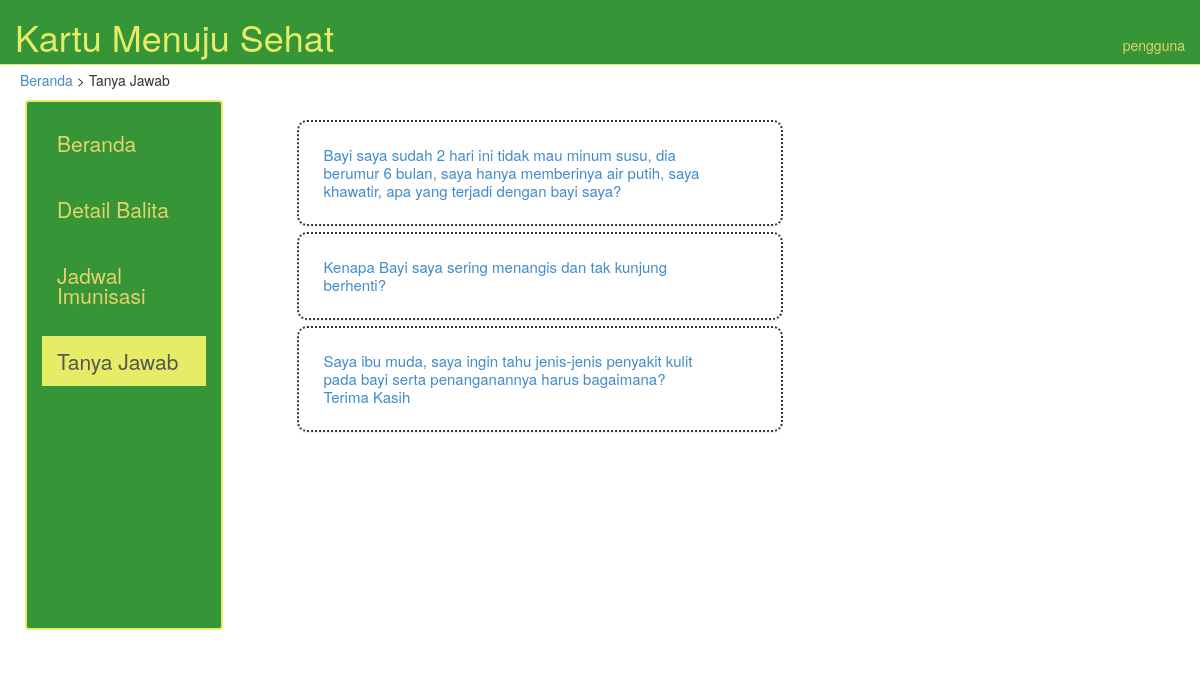
The page /index.php/tanya_jawab on the database its author committed.
### tables this page shows
CREATE TABLE IF NOT EXISTS `faq` (
  `ID FAQ` varchar(3) NOT NULL,
  `ID Petugas` varchar(3) DEFAULT NULL,
  `Pertanyaan` varchar(1024) NOT NULL,
  `Jawaban` varchar(1024) DEFAULT NULL
);

### application/controllers/tanya_jawab.php (called while the page is built)
<?php if ( ! defined('BASEPATH')) exit('No direct script access allowed');
class Tanya_jawab extends CI_Controller {
	public function index()	{
		$data["title"] = "Tanya Jawab";
		$data["user"] = "pengguna";
		$this->load->view('header', $data);
		$data1["nav"][0] = "";
		$data1["nav"][1] = "";
		$data1["nav"][2] = "";
		$data1["nav"][3] = " class=\"active\"";
		$this->load->view('navbar_pengguna', $data1);
		$data2["user"] = "pengguna";
		$this->load->model("faq");
		$fq = $this->faq->ambil();
		$data2["faq"] = $fq;
		$this->load->view('tanya_jawab_view', $data2);
		$this->load->view('footer');
	}
}

### index.php (called while the page is built, shortened)
<?php
require_once BASEPATH.'core/CodeIgniter.php';

### application/models/faq.php (called while the page is built)
<?php if ( ! defined('BASEPATH')) exit('No direct script access allowed');
Class Faq extends CI_Model {
	function ambil() {
		$this->db->from("faq");
		$result = $this->db->get();
		return $result;
	}
}

### application/views/tanya_jawab_view.php (the view, shortened to what this page needs)
				<div class="col-md-5">
					<div id="faq">
						<ul id="basics" class="cd-faq-group">
<?php foreach ($faq->result() as $row)
	{
?>
							<li>
								<a class="cd-faq-trigger" href="#0"><?= $row->Pertanyaan ?></a>
							</li>
<?php
	}
?>
						</ul>
					</div>
				</div>
			</div>
		</div>

### application/views/header.php (shortened to what this page needs)
<!DOCTYPE HTML>
<html>
	<head>
		<link rel="stylesheet" type="text/css" href="<?php echo base_url(); ?>css/bootstrap.css">
		<link rel="stylesheet" href="<?php echo base_url(); ?>css/jquery-ui.css" type="text/css" />
		<link rel="stylesheet" type="text/css" href="<?php echo base_url(); ?>css/sweetalert.css">
		<link rel="stylesheet" href="<?php echo base_url(); ?>css/fullcalendar.css" type="text/css" />
		<link rel="stylesheet" href="<?php echo base_url(); ?>css/fullcalendar.print.css" type="text/css" media='print' />
		<link rel="stylesheet" href="<?php echo base_url(); ?>css/morris.css" type="text/css" />
		<link rel="stylesheet" href="<?php echo base_url(); ?>css/anythingslider.css" type="text/css" />
		<link rel="stylesheet" href="<?php echo base_url(); ?>css/new.faq.style.css" type="text/css" />
	</head>
	<body>
		<nav class="navbar navbar-default navbar-fixed-top" role="navigation" id="my-header">
			<div class="container-fluid">
				<div class="navbar-header">
<?php
	if ($user != "pengguna") {
?>
					<a class="navbar-brand" href="<?php echo base_url(); ?>biodata_balita"><h1>Kartu Menuju Sehat</h1></a>
<?php
	} else {
?>
					<a class="navbar-brand" href="<?php echo base_url(); ?>beranda"><h1>Kartu Menuju Sehat</h1></a>
<?php
	}
?>
				</div>
				<div class="collapse navbar-collapse" id="bs-example-navbar-collapse-1">
					<ul class="nav navbar-nav navbar-right">
						<li id="user"><a href="#"><?=$user?></a></li>
					</ul>
				</div>
			</div>
		</nav>
		<div id="content">
			<div id="position-bar">
<?php
	if ($user != "pengguna") {
?>
				<a href="<?php echo base_url(); ?>biodata_balita">Beranda</a> > <?=$title?>
<?php
	} else {
		if ($title == "Beranda") {
?>
				<?=$title?>
<?php
		} else if ($title == "Saran") {
?>
				<a href="<?php echo base_url(); ?>beranda">Beranda</a> > <a href="<?php echo base_url(); ?>detail_balita">Detail Balita</a> > <?=$title?>
<?php
		} else {
?>
				<a href="<?php echo base_url(); ?>beranda">Beranda</a> > <?=$title?>
<?php
		}
	}
?>
			</div>
			<div class="row">

### application/views/navbar_pengguna.php
<div class="col-md-2 navbar navbar-default" id="navbar">
	<ul class="nav navbar-nav navbar-left">
		<li<?=$nav[0]?>>
			<a href="<?php echo base_url(); ?>beranda">
				Beranda
			</a>
		</li>
		<li<?=$nav[1]?>>
			<a href="<?php echo base_url(); ?>detail_balita">
				Detail Balita
			</a>
		</li>
		<li<?=$nav[2]?>>
			<a href="<?php echo base_url(); ?>jadwal_imunisasi">
				Jadwal Imunisasi
			</a>
		</li>
		<li<?=$nav[3]?>>
			<a href="<?php echo base_url(); ?>tanya_jawab">
				Tanya Jawab
			</a>
		</li>
	</ul>
</div>
<div class="col-md-1">
</div>

### application/views/footer.php
	</body>
</html>

### css/new.faq.style.css (style rules this page uses)
.cd-faq-group { display: none; }
@media only screen and (min-width: 768px) { .cd-faq-group { display: block; } }
@media only screen and (min-width: 768px) { .cd-faq-group > li { background: #ffffff; margin-bottom: 6px; box-shadow: 0 1px 2px rgba(0, 0, 0, 0.08); -webkit-transition: box-shadow 0.2s; -moz-transition: box-shadow 0.2s; transition: box-shadow 0.2s; } }
.cd-faq-trigger { position: relative; display: block; margin: 1.6em 0 .4em; line-height: 1.2; }
@media only screen and (min-width: 768px) { .cd-faq-trigger { font-size: 24px; font-size: 1.5rem; font-weight: 300; margin: 0; padding: 24px 72px 24px 24px; } }
@media only screen and (min-width: 768px) { .cd-faq-trigger::before, .cd-faq-trigger::after { position: absolute; right: 24px; top: 50%; height: 2px; width: 13px; background: #cfdca0; -webkit-backface-visibility: hidden; backface-visibility: hidden; -webkit-transition-property: -webkit-transform; -moz-transition-property: -moz-transform; transition-property: transform; -webkit-transition-duration: 0.2s; -moz-transition-duration: 0.2s; transition-duration: 0.2s; } }
@media only screen and (min-width: 768px) { .cd-faq-trigger::before { -webkit-transform: rotate(45deg); -moz-transform: rotate(45deg); -ms-transform: rotate(45deg); -o-transform: rotate(45deg); transform: rotate(45deg); right: 32px; } }
@media only screen and (min-width: 768px) { .cd-faq-trigger::after { -webkit-transform: rotate(-45deg); -moz-transform: rotate(-45deg); -ms-transform: rotate(-45deg); -o-transform: rotate(-45deg); transform: rotate(-45deg); } }

### application/views/header.php (style rules this page uses)
h1 { margin-top: 2px; margin-bottom: 2px; }
#my-header { height:65px; }
#user { margin-top: 20px; }
#content { margin-top: 70px; margin-left: 20px; margin-right: 20px; margin-bottom: 20px; height: auto; }
#position-bar { margin-top: 10px; margin-bottom: 10px; }
#navbar { border-style: solid; border-width: 2px; margin-left: 20px; margin-right: -20px; height: 530px; }
#navbar ul li { width: 100%; margin-top: 16px; font-size: 1.5em; }
#faq { margin-left: -60px; height: 500px; overflow: auto; }
#basics { list-style-type: none; }
#basics li { border: 2px; border-style: dotted; border-radius: 10px; }

### rows shown on the page
faq: Pertanyaan "Bayi saya sudah 2 hari ini tidak mau minum susu, dia berumur 6 bulan, saya hanya memberinya air putih, saya khawatir, apa yang terjadi dengan bayi saya?"
faq: Pertanyaan "Kenapa Bayi saya sering menangis dan tak kunjung berhenti?"
faq: Pertanyaan "Saya ibu muda, saya ingin tahu jenis-jenis penyakit kulit pada bayi serta penanganannya harus bagaimana? Terima Kasih"

### other values the page prints
$user "pengguna"
$title "Tanya Jawab"
